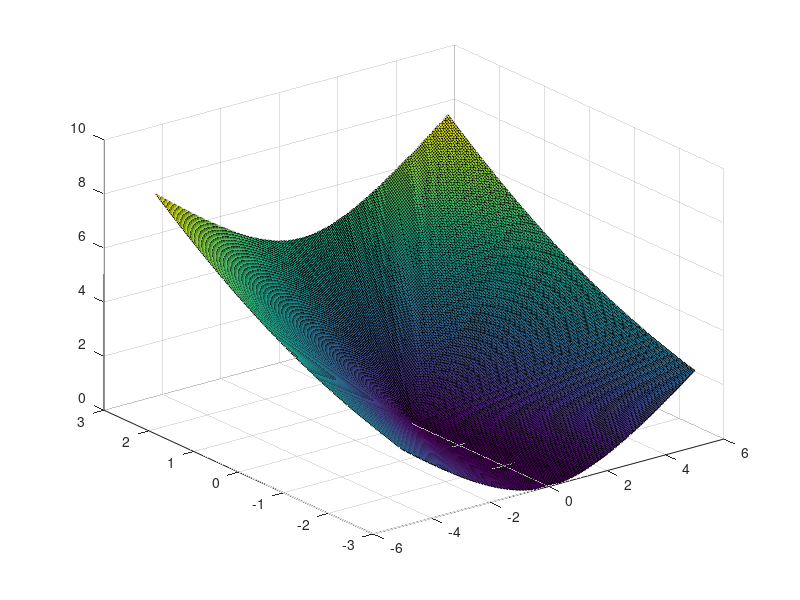

The MATLAB source for this figure:
% f(X,Y) = Y + sqrt( X^2 + Y^2) with a surface over X and Y
% X range [ -5 5] Y range [ -3 2.5] with 200 equally spaced values
 
X = linspace(-5,5,200);

Y = linspace(-3,2.5,200);
 [X,Y] = meshgrid(X,Y);
 Z = Y + sqrt( X.^2 + Y.^2);
 
surf(X,Y,Z);